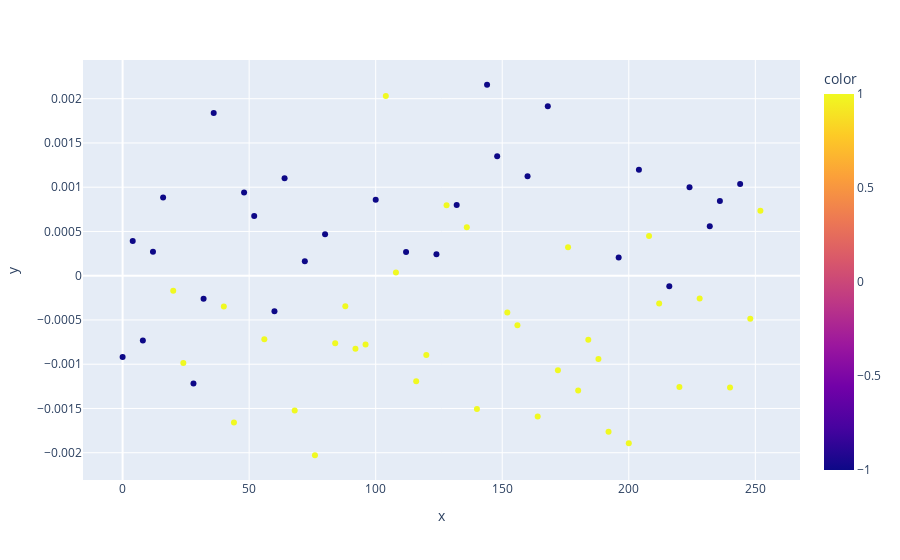

Write notebook code for a chart like this one.
### Code cell
df_snippet = df[(df['P'] == + 1) & (df['R'] == - 1)]
px.scatter(x = df_snippet['block'], y = df_snippet['XY_power_sum_E'], color = df_snippet['E_begin'])

### Figure 1 — Plotly figure (JSON) as saved in the notebook; plotly's stock layout.template omitted (floating-point values rounded to 4 significant figures)
{"data": [{"hovertemplate": "x=%{x}<br>y=%{y}<br>color=%{marker.color}<extra></extra>", "legendgroup": "", "marker": {"color": [-1, -1, -1, -1, -1, 1, 1, -1, -1, -1, 1, 1, -1, -1, 1, -1, -1, 1, -1, 1, -1, 1, 1, 1, 1, -1, 1, 1, -1, 1, 1, -1, 1, -1, 1, 1, -1, -1, 1, 1, -1, 1, -1, 1, 1, 1, 1, 1, 1, -1, 1, -1, 1, 1, -1, 1, -1, 1, -1, -1, 1, -1, 1, 1], "coloraxis": "coloraxis", "symbol": "circle"}, "mode": "markers", "name": "", "orientation": "v", "showlegend": false, "type": "scatter", "x": [0, 4, 8, 12, 16, 20, 24, 28, 32, 36, 40, 44, 48, 52, 56, 60, 64, 68, 72, 76, 80, 84, 88, 92, 96, 100, 104, 108, 112, 116, 120, 124, 128, 132, 136, 140, 144, 148, 152, 156, 160, 164, 168, 172, 176, 180, 184, 188, 192, 196, 200, 204, 208, 212, 216, 220, 224, 228, 232, 236, 240, 244, 248, 252], "xaxis": "x", "y": [-0.0009183, 0.0003927, -0.000733, 0.0002697, 0.0008842, -0.0001693, -0.0009871, -0.001218, -0.000259, 0.001839, -0.0003479, -0.001658, 0.0009411, 0.0006753, -0.0007168, -0.000401, 0.001102, -0.001521, 0.000164, -0.002028, 0.0004684, -0.0007624, -0.0003438, -0.0008248, -0.0007781, 0.0008591, 0.002032, 3.515e-05, 0.0002676, -0.001193, -0.0008959, 0.0002427, 0.0007974, 0.0008, 0.0005473, -0.001505, 0.002158, 0.00135, -0.0004169, -0.0005587, 0.001123, -0.001591, 0.001915, -0.001069, 0.0003229, -0.001298, -0.0007237, -0.0009409, -0.001762, 0.0002067, -0.001892, 0.001198, 0.0004498, -0.0003134, -0.0001187, -0.001257, 0.0009995, -0.0002585, 0.0005587, 0.0008428, -0.001262, 0.001035, -0.0004862, 0.0007341], "yaxis": "y"}], "layout": {"coloraxis": {"colorbar": {"title": {"text": "color"}}, "colorscale": [[0, "#0d0887"], [0.1111, "#46039f"], [0.2222, "#7201a8"], [0.3333, "#9c179e"], [0.4444, "#bd3786"], [0.5556, "#d8576b"], [0.6667, "#ed7953"], [0.7778, "#fb9f3a"], [0.8889, "#fdca26"], [1, "#f0f921"]]}, "legend": {"tracegroupgap": 0}, "margin": {"t": 60}, "xaxis": {"anchor": "y", "domain": [0, 1], "title": {"text": "x"}}, "yaxis": {"anchor": "x", "domain": [0, 1], "title": {"text": "y"}}}}
